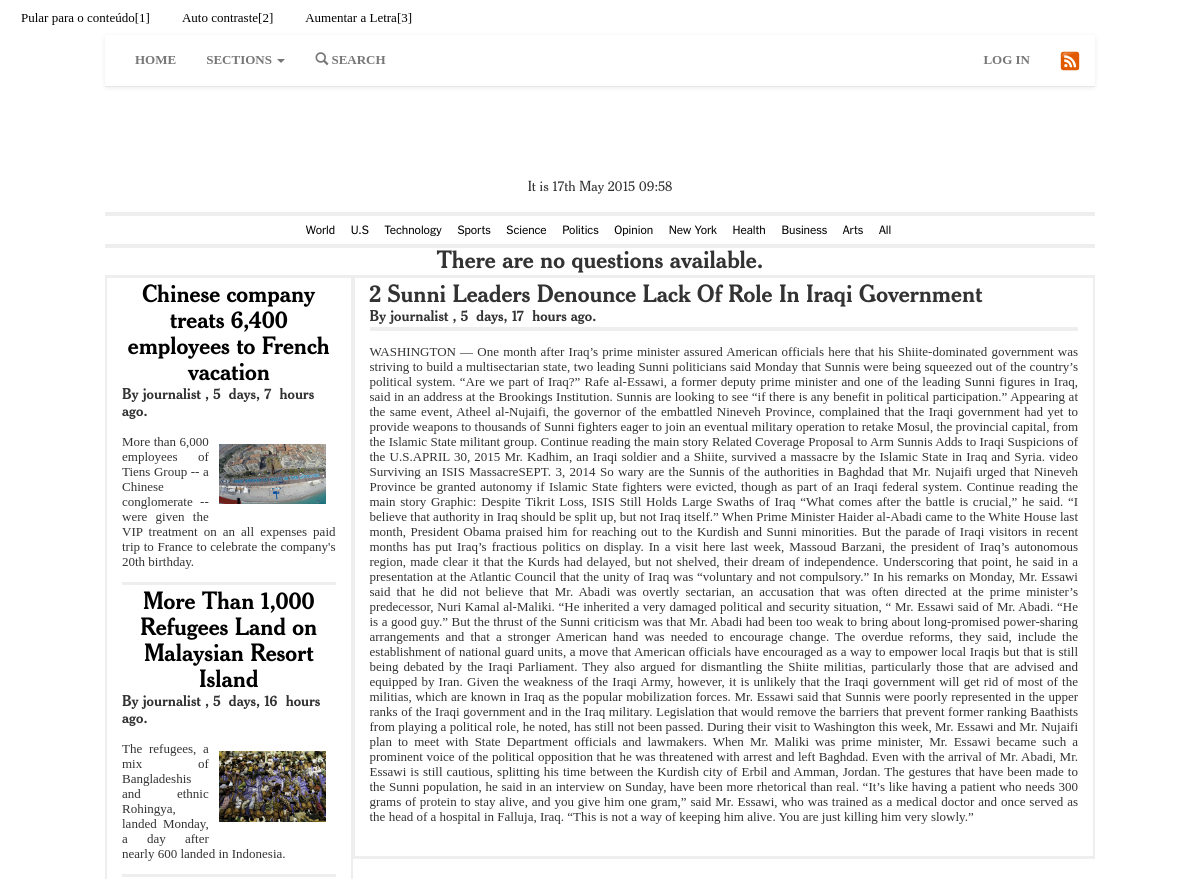
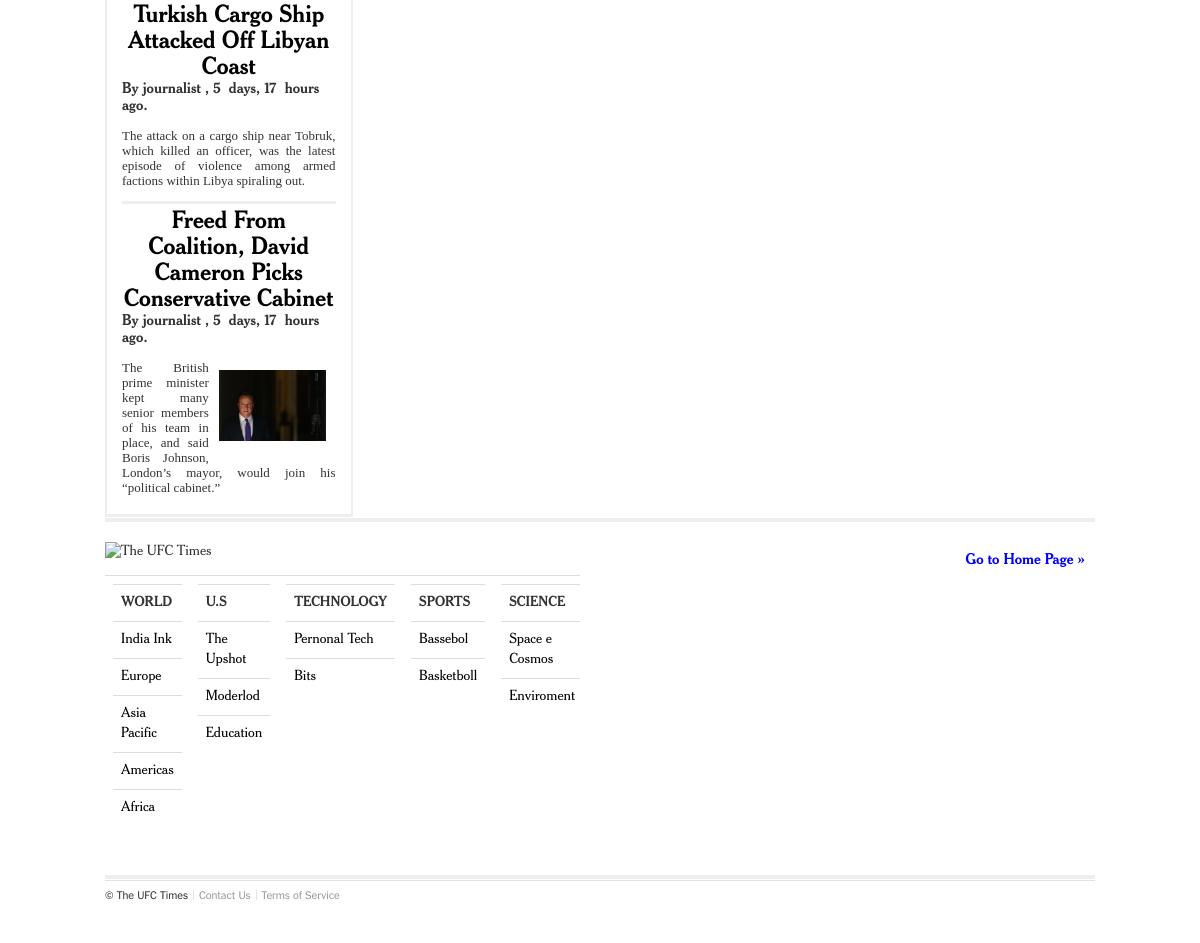
/newspaper/news/9/, run on the app's committed database (2 pictures, top to bottom).
### newspaper/models/section.py (models this page shows, shortened)
class Section(models.Model):
	title = models.CharField(max_length=50, verbose_name=_("Title"), )
	image = models.ImageField(verbose_name=_("Image"),upload_to = 'documents/imagen/section/%Y/%m/%d', null=True, blank=True, default=None)
	class Meta:
		ordering = ['-title']
		verbose_name = _("Section")
		verbose_name_plural = _("Sections")
	def getSubSections(self):
		try:
			return SubSection.objects.filter(sections = self.id)
		except:
			return []

### newspaper/models/news.py (models this page shows)
class News(models.Model):
	title = models.CharField(max_length=500, verbose_name=_("Title"), )
	subtitle = models.TextField(verbose_name=_("Subtitle"), null=False, blank=False, )
	description = models.TextField(verbose_name=_("Description"), )
	author = models.ForeignKey("newspaper.Journalist", verbose_name=_("Author"), on_delete=models.CASCADE, )
	dating_news = models.DateTimeField(default=datetime.now,verbose_name=_("Dating News"), )
	subsection = models.ForeignKey("newspaper.SubSection", verbose_name=_("SubSection"), on_delete=models.CASCADE, )
	image = models.ImageField(verbose_name=_("Image"),upload_to = 'documents/imagen/news/%Y/%m/%d/', null=True, blank=True, default=None)
	video = models.FileField(verbose_name=_("Video"), upload_to = 'documents/video/news/%Y/%m/%d', null=True, blank=True,)
	comments = models.ManyToManyField('newspaper.Comment', verbose_name=_("Comments"), null=True, blank=True)
	def __unicode__(self):
		return self.title
	class Meta:
		ordering = ['-dating_news']
		verbose_name = _("News")
		verbose_name_plural = _("News")

### newspaper/models/userAuthenticated.py (models this page shows, shortened)
class UserAuthenticated(AbstractUser, User):
	profile_image = models.ImageField(verbose_name=_("Profile Image"),upload_to = 'documents/imagen/profile_image/%Y/%m/%d', null=True, blank=True, default=None)
	class Meta:
		db_table = 'auth_user'
		ordering = ['-first_name']
		verbose_name = _("User Authenticated")
		verbose_name_plural = _("Users Authenticated")
		permissions = (
						("access_manager", "Access Manager"),
                      )

### newspaper/models/subsection.py (models this page shows, shortened)
class SubSection(models.Model):
	title = models.CharField(max_length=50, verbose_name=_("Title"), )
	description = models.TextField(verbose_name=_("Description"), null=True, blank=True)
	image = models.ImageField(verbose_name=_("Image"),upload_to = 'documents/imagen/subsection/%Y/%m/%d', null=True, blank=True, default=None)
	sections = models.ManyToManyField("newspaper.Section", verbose_name=_("Sections"))
	class Meta:
		ordering = ['-title']
		verbose_name = _("SubSection")
		verbose_name_plural = _("SubSections")

### newspaper/views/user/news.py (the view, shortened to what this page needs)
@csrf_protect
def viewNews(request, id_news):
	message = None
	news = None
	try:
		news = News.objects.get(id = id_news)
	except:
		message = Message(TextMessage.NEWS_NOT_FOUND, TypeMessage.ERROR)
	sections = []
	sections = Section.objects.filter()
	try:
		sections = Section.objects.all()
		sec  = getSections(news)
		news_all = []
		for i in sec:
			for k in getNewsFromSection(i):
				if k.id != news.id:
					news_all.append(k)
	except:
		pass
	form = PartialCommentForm()
	contex = {'message': message,
			  'form': form,
			  'sections':sections,
			  'news': news,
			  'news_all': news_all}
	return render(request, 'newspaper/user/news.html', contex)

### newspaper/utils/news.py (called while the page is built)
def getSections(news):
	sections = []
	subsection = SubSection.objects.get(id = news.subsection_id)
	for i in subsection.sections.all():
		sections.append(i)
	return sections

def getNewsFromSection(section):
	subsections_all = SubSection.objects.all()
	subsections = []
	for i in subsections_all:
		belongs_section = False
		for k in i.sections.all():
			if section.id == k.id:
				belongs_section = True
		if belongs_section:
			subsections.append(i)
	news_all = News.objects.all()
	news = []
	for i in news_all:
		belongs_subsection = False
		for k in subsections:
			if i.subsection_id == k.id:
				belongs_subsection = True
		if belongs_subsection:
			news.append(i)
	return news

### newspaper/templates/newspaper/user/news.html (shortened to what this page needs)
{% extends 'newspaper/user/home.html' %}
{% load i18n %}
{% load humanize %}
{% block news %}
	<div class="col-md-3 dividers">
	<div class="container-fluid">
	<div class="row">
		<ul>
			{% for i in news_all %}
			<li>
				<div>
					<center>
						<a href="/newspaper/news/{{i.id}}/" title="{{ i.title }}">
							<h1>{{ i.title }}</h1>
						</a>
					</center>
					<h3>
						{% trans "By" %} {{ i.author }} , {{ i.dating_news|naturaltime|capfirst }}.
					</h3>
					<p>
						{% if i.image != '' %}
						<figure class="img-float-right">
							<a href="{{ i.image.url }}" class="boxer" title="{{ i.title }}" data-gallery="galleryOthesNews">
							    <img class="img-responsive" src="{{ i.image.url }}"/>
							</a>
						</figure>
						{% endif %}
						<p class="text-justify">{{ i.subtitle|safe }}</p>
					</p>
				</div>
			</li>
			{% if forloop.last == False %}
			<hr class="divider-lite">
			{% endif %}
			{% endfor %}
		</ul>
	</div>
	</div>
	</div>
	<div class="col-md-9 dividers">
	<div class="container-fluid">
	<div class="row">
		<h1 id="index">{{ news.title|title }}</h1>
		<h3>{% trans "By" %} {{ news.author }} , {{ news.dating_news|naturaltime|capfirst }}.</h3>
		<hr class="divider">
		<div>
			<p class="text-justify">
				<p class="text-justify">{{ news.description|safe }}</p>
				<div class="container-fluid">
					<div class="row">
						<div class="col-md-8 col-md-offset-2">
						</div>
					</div>
				</div>
			</p>
		</div>
	</div>
	</div>
	</div>
{% endblock %}

### newspaper/templates/newspaper/user/home.html (shortened to what this page needs)
{% extends 'newspaper/_base.html' %}
{% load i18n %}
{% load humanize %}
{% block body %}
	{% block menu-barner %}
	<center>
	    <svg class="nyt-logo" width="100%" height="64" role="img" aria-label="The New York Times">
	        <image width="100%" height="64" xlink:href="/static/newspaper/img/logos/logo.png" src="/static/newspaper/img/logos/logo.png" alt="The New York Times" border="0" class="img-responsive">
	        </image>
	    </svg>
    	<ul class="masthead-menu">
    		{% trans "It is" %} {% now "jS F Y H:i" %}
		</ul>
	</center>
	{% endblock %}
	{% block menu-sections %}
	<hr class="divider">
		<nav id="mini-navigation" class="mini-navigation">
	    <ul class="mini-navigation-menu">
			{% for i in sections %}
				<li>
	            	<a href="/newspaper/home/section={{ i.id }}/">{{ i.title }}</a>
	        	</li>
			{% endfor %}
	        	<li>
	        		<a href="/newspaper/home/">{% trans "All" %}</a>
	        	</li>
		</ul>
	    </nav>
	<hr class="divider">
	{% endblock %}
	{% block container %}
	<div class="container-fluid">
	<div class="row">
			{% if most_popular|length > 0 %}
			{% block carousel %}
						<!-- Carousel
				================================================== -->
				<div id="myCarousel" class="carousel slide" data-ride="carousel">
					<ol class="carousel-indicators">
						{% for i in most_popular %}
						<li data-target="#myCarousel" data-slide-to="{{ forloop.counter0 }}" ></li>
						{% endfor %}
					</ol>
					<div class="carousel-inner">
						{% for i in most_popular %}
							{% if forloop.counter0 == 0 %}
							<div class="item active">
							{% else %}
							<div class="item">
							{% endif %}
							{% if i.image %}
								<div>
									<img src="{{ i.image.url }}" alt="{{ i.title }}">
									<div class="container">
										<div class="carousel-caption">
											<div class="box-text">
												<a href="/newspaper/news/{{i.id}}/"><h1>{{ i.title }}</h1></a>
												<p class="text-center">
													{{ i.subtitle }}
												</p>
											</div>
										</div>
									</div>
								</div>
							{% endif %}
							</div>
						{% endfor %}
					</div>
					<a class="left carousel-control" href="#myCarousel" data-slide="prev"><span class="glyphicon glyphicon-chevron-left"></span></a>
					<a class="right carousel-control" href="#myCarousel" data-slide="next"><span class="glyphicon glyphicon-chevron-right"></span></a>
					<hr class="divider">
				</div>
			{% endblock %}
			{% else %}
				<h1 class="text-center">{% trans "There are no questions available." %}</h1>
			{% endif %}
			{% block news %}{% endblock %}
	</div>
	</div>
	{% endblock %}
{% endblock %}

### newspaper/templates/newspaper/_base.html (shortened to what this page needs)
{% load i18n %}
<!DOCTYPE html>
<html>
	<head>
		<link rel="stylesheet" href="{{ STATIC_URL }}newspaper/frameworks/bootstrap/css/bootstrap.min.css">
		<link rel="stylesheet" href="{{ STATIC_URL }}newspaper/frameworks/bootstrap/css/bootstrap-theme.min.css" >
		<link rel="stylesheet" type="text/css" href="{{ STATIC_URL }}/newspaper/frameworks/glyphicons/css/bootstrap.icon-large.min.css">
		<link rel="stylesheet" href="{{ STATIC_URL }}newspaper/frameworks/jquery/jquery_alerts/resources/css/jquery.toastmessage.css">
		<link rel="stylesheet" href="{{ STATIC_URL }}newspaper/frameworks/jquery-ui/jquery-ui.min.css">
		<link rel="stylesheet" href="{{ STATIC_URL }}newspaper/frameworks/jquery-ui/jquery-ui.theme.min.css">
		<link rel="stylesheet"  href="{{ STATIC_URL }}newspaper/css/styles_ny.css" >
		<link rel="stylesheet"  href="{{ STATIC_URL }}newspaper/css/zam5nzz-d.css" >
		<link rel="stylesheet" href="{{ STATIC_URL }}newspaper/frameworks/boxer/jquery.fs.boxer.min.css">
		<link rel="stylesheet"  href="{{ STATIC_URL }}newspaper/css/stylesheet.css" >
		<link rel="stylesheet"  href="{{ STATIC_URL }}newspaper/css/nav-bar.css" >
		<link rel="stylesheet"  href="{{ STATIC_URL }}newspaper/css/font-awesome.min.css" >
		<link rel="stylesheet"  href="{{ STATIC_URL }}newspaper/css/dropmenu.css" >
		<link rel="stylesheet"  href="{{ STATIC_URL }}newspaper/css/carousel.css" >
		<link rel="stylesheet" href="{{ STATIC_URL }}newspaper/css/mobile.css" media="(max-width: 800px)">
		<link rel="stylesheet"  href="{{ STATIC_URL }}newspaper/css/accessibillity.css">
	</head>
	<body id="access">
		{% include 'newspaper/_header_accessibillity.html' %}
		<div class="container-fluid">
			<div class="row">
				<div class="col-xs-12 col-sm-12 col-md-10 col-md-offset-1 col-lg-10 col-lg-offset-1">
					<div class="row">
							{% block header %}
							{% include 'newspaper/_header.html' %}
							{% endblock %}
							{% block body %}
							{% endblock %}
							{% block footer %}
								{% include 'newspaper/_footer.html' %}
							{% endblock %}
					</div>
				</div>
			</div>
		</div>
	</body>
</html>

### newspaper/templates/newspaper/_no_script.html (shortened to what this page needs)
{% load i18n %}

### newspaper/templates/newspaper/_header_accessibillity.html
<ul class="nav nav-pills">
	<li>
		<a href="#index" accesskey="1" title="pular para o conteúdo principal da página - atalho nº1">Pular para o conteúdo[1]
		</a>
	</li>
	<li>
		<a href="#" id="button-contrast" accesskey="2" title="pular para o conteúdo principal da página - atalho nº1">Auto contraste[2]
		</a>
	</li>
	<li>
		<a href="#" class="font-minus" id="button-font" accesskey="3" title="pular para o conteúdo principal da página - atalho nº1">Aumentar a Letra[3]
		</a>
	</li>
</ul>

### newspaper/templates/newspaper/_header.html (shortened to what this page needs)
{% load i18n %}
<div class="container-fluid">
<div class="row">
<div class="navbar navbar-default navbar-static-top" role="navigation">
	<div class="container-fluid">
		<div class="navbar-collapse collapse">
			{% block nav-left %}
			<ul class="nav navbar-nav navbar-left">
				<li>
					{% if perms.newspaper.access_manager %}
					<a id="home" title="{% trans "Home" %}" href="/newspaper/userAuthenticated/manager/">{% trans "HOME" %}</a>
					{% else %}
					<a id="home" title="{% trans "Home" %}" href="/newspaper/">{% trans "HOME" %}</a>
					{% endif %}
				</li>
				{% if not perms.newspaper.access_manager %}
				<li class="dropdown">
					<a href="#" title="{% trans "SECTIONS" %}" class="dropdown-toggle" data-toggle="dropdown">
						{% trans "SECTIONS" %} <b class="caret"></b>
					</a>
				</li>
				<li>
					<a href="#" title="{% trans "SEARCH" %}">
					<span class="glyphicon glyphicon-search" ></span> {% trans "SEARCH" %}
					</a>
				</li>
				{% endif %}
			</ul>
			{% endblock %}
			{% block nav-right %}
			<ul class="nav navbar-nav navbar-right">
				{% if request.user.is_authenticated %}
				<li class="dropdown">
					<span class="icon-bar"></span>
					<span class="icon-bar"></span>
					<span class="icon-bar"></span>
					<a href="#" title="{{ request.user }}" class="dropdown-toggle" data-toggle="dropdown">
						<span class="glyphicon glyphicon-user"></span>
						{{ request.user }}
						<b class="caret"></b>
					</a>
					<ul class="dropdown-menu multi-level" role="menu" aria-labelledby="dropdownMenu">
						{% if perms.newspaper.access_manager  %}
						<li>
							<a title="{% trans "LECTOR" %}" href="/newspaper/">{% trans "LECTOR" %}</a>
						</li>
						<li>
							<a title="{% trans "MANAGER" %}" href="/newspaper/userAuthenticated/manager/">
								{% trans "MANAGER" %}
							</a>
						</li>
						{% endif %}
						<li>
							<a title="{% trans "LOG OUT" %}" href="/newspaper/authentication/logout/">
								{% trans "LOG OUT" %}
							</a>
						</li>
					</ul>
				</li>
				{% else %}
				<li id="menuLogin" class="dropdown  dropdown-large">
					<a id="navLogin" data-toggle="dropdown" href="#" class="dropdown-toggle" title="{% trans "LOG IN" %}">
						{% trans "LOG IN" %}
					</a>
				</li>
				{% endif %}
				<li>
					<a href="/feed/" title="{% trans "RSS" %}">
						<img class="rss-icon" src="{{ STATIC_URL }}/newspaper/img/rss.svg">
					</a>
				</li>
			</ul>
			{% endblock %}
		</div>
	</div>
</div>
</div>
</div>

### newspaper/templates/newspaper/_messages.html (shortened to what this page needs)
{% load i18n %}

### newspaper/templates/newspaper/_footer.html
{% load i18n %}
<div class="container-fluid">
	<div class="row">
	<hr class="divider">
		<header class="section-header">
			<p class="section-heading" style="position: relative; margin-top: 20px;">
				<h3>
					<a class="user-action text-right img-float-right" href="#home" style="color: blue;" title="{% trans "Go to Home Page" %}">{% trans "Go to Home Page" %} »</a>
				</h3>
				<image border="0" alt="The UFC Times" title="" src="/static/newspaper/img/logos/logo-footer.png" xlink:href="/static/newspaper/img/logos/logo-footer.png" height="26" width="185" title="{% trans "Logo Site" %}"/>
			</p>
		</header>
		<div class="table-responsive">
		<table class="table">
			<tr>
			{% for i in sections %}
				<td>
					<div class="table-responsive">
						<table class="table">
							<tr>
								<td class="table-title">{{ i.title|upper }}</td>
							</tr>
							{% for k in i.getSubSections %}
							<tr>
								<td>
									<a href="/newspaper/{{ i.id }}/{{ k.id }}/" title="{{ k.title }}">
									{{ k.title }}
									</a>
								</td>
							</tr>
							{% endfor %}
						</table>
					</div>
				</td>
			{% endfor %}
			</tr>
		</table>
		</div>
	<hr class="divider">
	<footer role="contentinfo" class="page-footer" id="page-footer">
		<nav>
			 <ul>
				 <li>
				 	&copy; <span itemprop="name"> The UFC Times </span>
				</li>
				<li class="wide-viewport-item">
					<a href="#" title="{% trans "Contact Us" %}">{% trans "Contact Us" %}
					</a>
				</li>
				<li>
					<a itemprop="usageTerms" href="#" title="{% trans "Terms of Service" %}">
						{% trans "Terms of Service" %}
					</a>
				</li>
			 </ul>
		</nav>
		</footer>
	</div>
</div>

### newspaper/templates/newspaper/_msg.html (shortened to what this page needs)
{% load i18n %}

### newspaper/static/newspaper/css/stylesheet.css (style rules this page uses)
.divider { border-style: solid none none; border-width: 4px 0 0; margin-bottom:1px; margin-top: 1px; background-color: #000; }
.divider-lite { border-style: solid none none; border-width: 3px 0 0; margin-bottom:5px; margin-top: 5px; background-color: #EEEEEE; }
.dividers { border-style: solid; padding-top: 5px; padding-bottom: 5px; border-top: 3px solid #EEEEEE; border-right: 2px solid #EEEEEE; border-bottom: 3px solid #EEEEEE; border-left: 2px solid #EEEEEE; }
.img-float-right { float: right; margin: 10px; width: 50%; }
.table-title { font-weight: bold; }
.rss-icon { width: 20px; height: 20px; }

### newspaper/static/newspaper/css/nav-bar.css (style rules this page uses)
.navbar-default { background-color: transparent; background-image: none; }
.navbar a { font-weight: bold !important; color: #000; }

### newspaper/static/newspaper/css/dropmenu.css (style rules this page uses)
.dropdown-large { position: static !important; }

### data on the page
Section: title "World", title "WORLD"
Section: title "U.S"
Section: title "Technology", title "TECHNOLOGY"
Section: title "Sports", title "SPORTS"
Section: title "Science", title "SCIENCE"
Section: title "Politics"
Section: title "Opinion"
Section: title "New York"
Section: title "Health"
Section: title "Business"
Section: title "Arts"
News: title "Chinese company treats 6,400 employees to French vacation", author "journalist", dating_news "5 days, 7 hours ago", image (picture), subtitle "More than 6,000 employees of Tiens Group -- a Chinese conglomerate -- were given the VIP treatment on an all expenses paid trip to France to celebrate the company's 20th birthday."
News: title "More Than 1,000 Refugees Land on Malaysian Resort Island", author "journalist", dating_news "5 days, 16 hours ago", image (picture), subtitle "The refugees, a mix of Bangladeshis and ethnic Rohingya, landed Monday, a day after nearly 600 landed in Indonesia."
News: title "Turkish Cargo Ship Attacked Off Libyan Coast", author "journalist", dating_news "5 days, 17 hours ago", subtitle "The attack on a cargo ship near Tobruk, which killed an officer, was the latest episode of violence among armed factions within Libya spiraling out."
News: title "Freed From Coalition, David Cameron Picks Conservative Cabinet", author "journalist", dating_news "5 days, 17 hours ago", image (picture), subtitle "The British prime minister kept many senior members of his team in place, and said Boris Johnson, London’s mayor, would join his “political cabinet.”"
News: title "2 Sunni Leaders Denounce Lack Of Role In Iraqi Government", author "journalist", dating_news "5 days, 17 hours ago", description "WASHINGTON — One month after Iraq’s prime minister assured American officials here that his Shiite-dominated government was striving to build a multisectarian state, two leading Sunni politicians said Monday that Sunnis were being squeezed out of the country’s political system. “Are we part of Iraq?” Rafe al-Essawi, a former deputy prime minister and one of the leading Sunni figures in Iraq, said in an address at the Brookings Institution. Sunnis are looking to see “if there is any benefit in political participation.” Appearing at the same event, Atheel al-Nujaifi, the governor of the embattled Nineveh Province, complained that the Iraqi government had yet to provide weapons to thousands of…"
SubSection: title "India Ink"
SubSection: title "Europe"
SubSection: title "Asia Pacific"
SubSection: title "Americas"
SubSection: title "Africa"
SubSection: title "The Upshot"
SubSection: title "Moderlod"
SubSection: title "Education"
SubSection: title "Pernonal Tech"
SubSection: title "Bits"
SubSection: title "Bassebol"
SubSection: title "Basketboll"
SubSection: title "Space e Cosmos"
SubSection: title "Enviroment"
